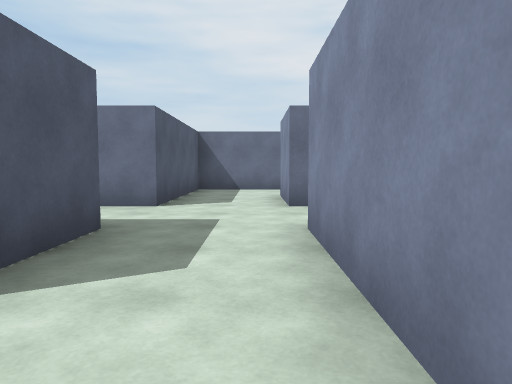
view 1 (above)

16 first-person views from a walk through a 3-D level made in the Unity game engine. The camera is 1.2 m above the floor, tilts 4° down and sees 70° across. The floor is counted in squares, 2 m on a side. Each view is taken from the middle of a square. On the plan, view 1 faces up. The plan holds only what a view shows up to about 10 squares ahead; the rest is blank. The player character is not drawn.

view 2
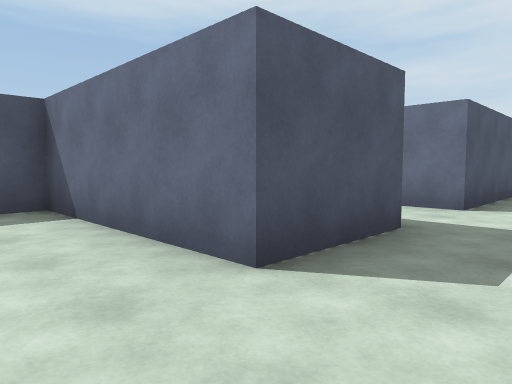

view 3
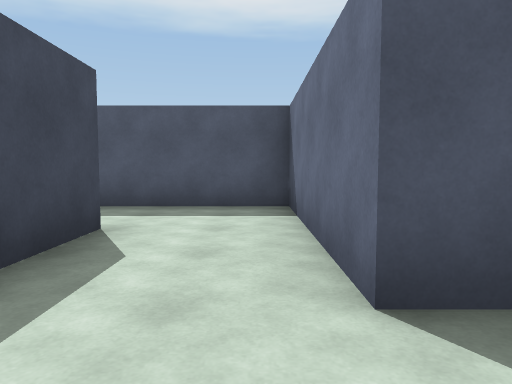

view 4
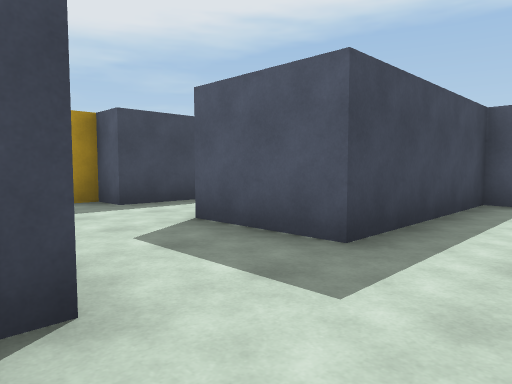

view 5
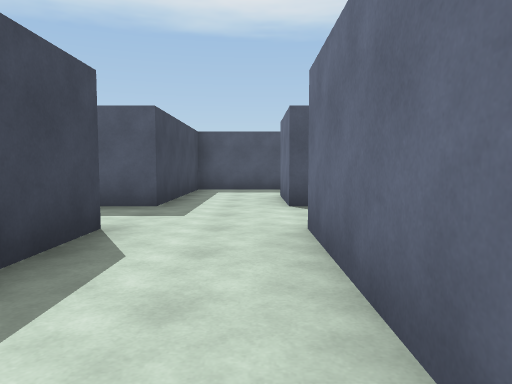

view 6
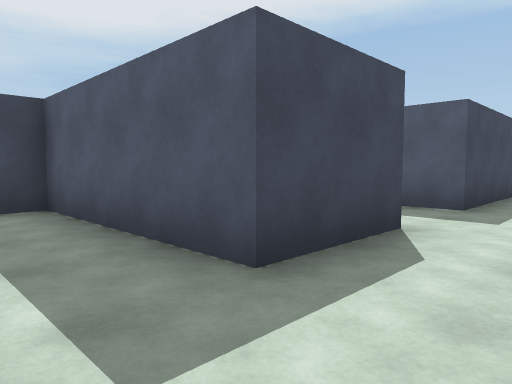

view 7
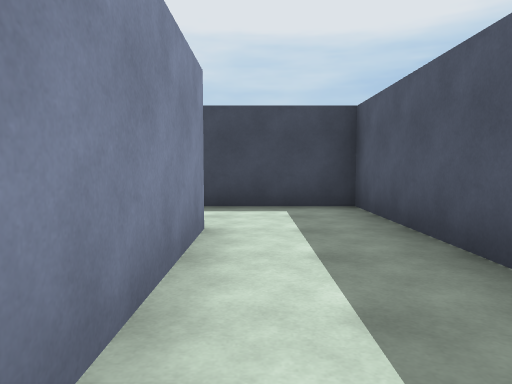

view 8
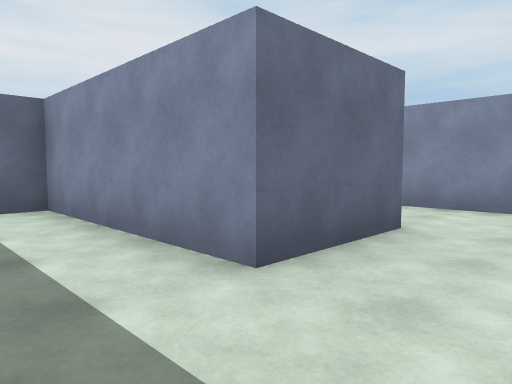

view 9
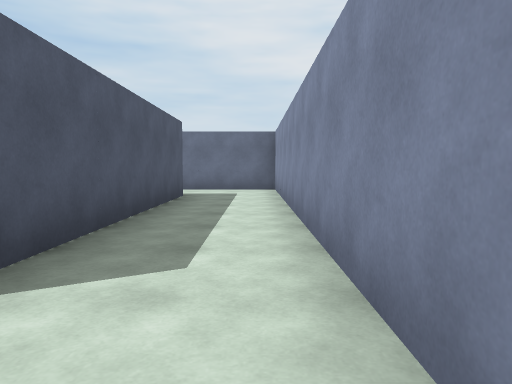

view 10
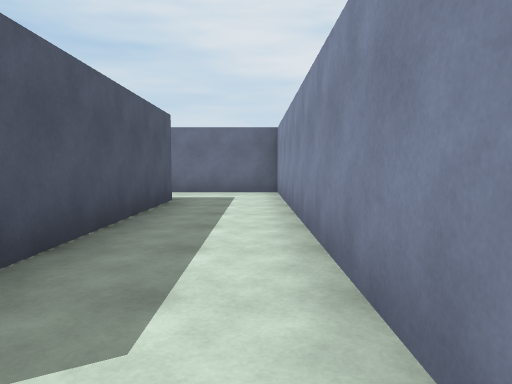

view 11
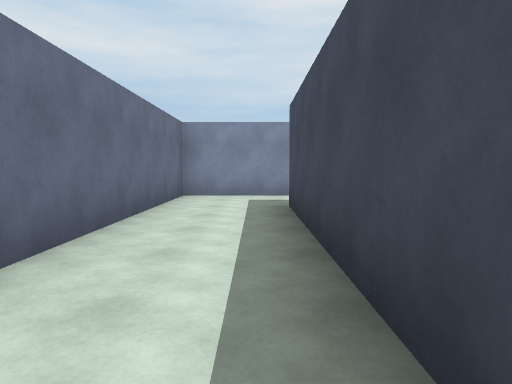

view 12
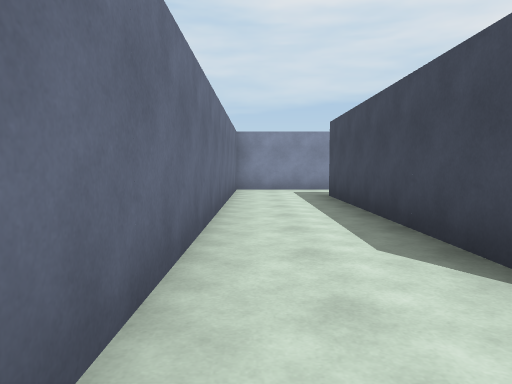

view 13
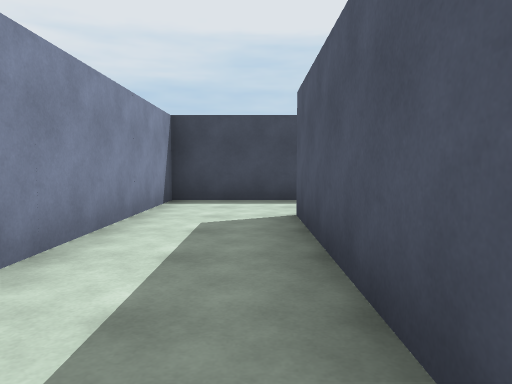

view 14
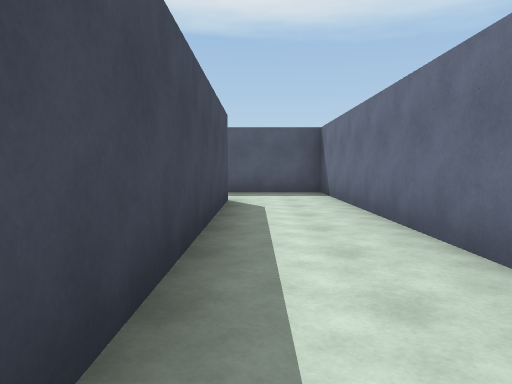

view 15
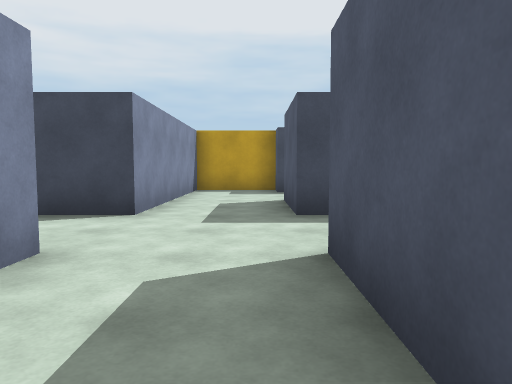

view 16
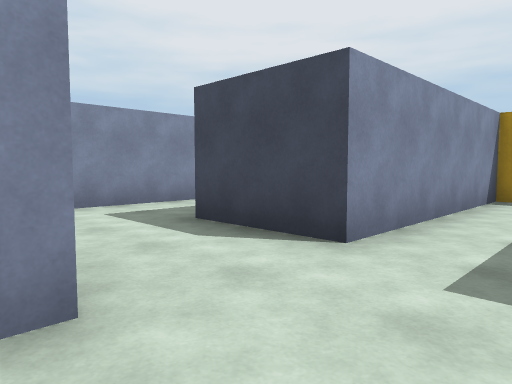

### Floor plan
Points are (right, up) in squares from view 1. A wall is a line through its corners. A room is listed if a view was taken in it or the views show most of it. See-through windows are left out.
Room 1 (views 1, 2, 3)
walls: (-1.5, 1.5) (-3.5, 1.5); (-3.5, -0.5) (-1.5, -0.5); (-1.5, -1.3) (0.5, -1.3) (0.5, 1.6)
ways out: opening at (-0.5, 2.5) to room 5; opening at (-2.5, 0.5)
Room 2 (views 4, 5, 6, 7)
walls: (0.5, 3.5) (2.5, 3.5) (2.5, 1.5); (4.5, 1.5) (4.5, 5.5) (0.5, 5.5)
ways out: opening at (3.5, 2.5) to room 3; opening at (1.5, 4.5) to room 5
Room 3 (view 8)
walls: (2.5, 1.5) (2.5, -0.5) (4.5, -0.5)
ways out: opening at (3.5, 2.5) to room 2; opening at (5.5, 0.5) to room 4
Room 4 (views 9, 10, 11, 12, 13, 14, 15, 16)
walls: (0.5, 5.5) (0.5, 7.5) (6.5, 7.5) (6.5, 1.5) (4.5, 1.5); (4.5, -0.5) (8.5, -0.5) (8.5, 9.5) (-1.5, 9.5) (-1.5, 5.5)
ways out: opening at (5.5, 0.5) to room 3; opening at (-0.5, 6.5) to room 5
Room 5 (no view inside)
walls: (-1.5, 5.5) (-3.4, 5.5); (-3.5, 3.5) (-1.5, 3.5) (-1.5, 1.5); (0.5, 1.6) (0.5, 3.5)
ways out: opening at (-0.5, 2.5) to room 1; opening at (1.5, 4.5) to room 2; opening at (-0.5, 6.5) to room 4; opening at (-2.5, 4.5) to room 6
Room 6 (no view inside)
walls: (-5.5, 5.8) (-5.5, 3.5) (-3.5, 3.5)
ways out: opening at (-2.5, 4.5) to room 5

Where each view was taken, in squares from view 1:
view 1: 0 up, 0 right, facing up
view 2: 0 up, 0 right, facing up-left
view 3: 1 up, 0 right, facing left
view 4: 5 up, 1 right, facing down-left
view 5: 5 up, 4 right, facing left
view 6: 5 up, 4 right, facing down-left
view 7: 5 up, 4 right, facing down
view 8: 0 up, 3 right, facing up-right
view 9: 0 up, 8 right, facing up
view 10: 1 up, 8 right, facing up
view 11: 8 up, 1 right, facing right
view 12: 9 up, 1 left, facing right
view 13: 6 up, 7 right, facing down
view 14: 8 up, 7 right, facing left
view 15: 8 up, 1 left, facing down
view 16: 6 up, 1 left, facing down-right
